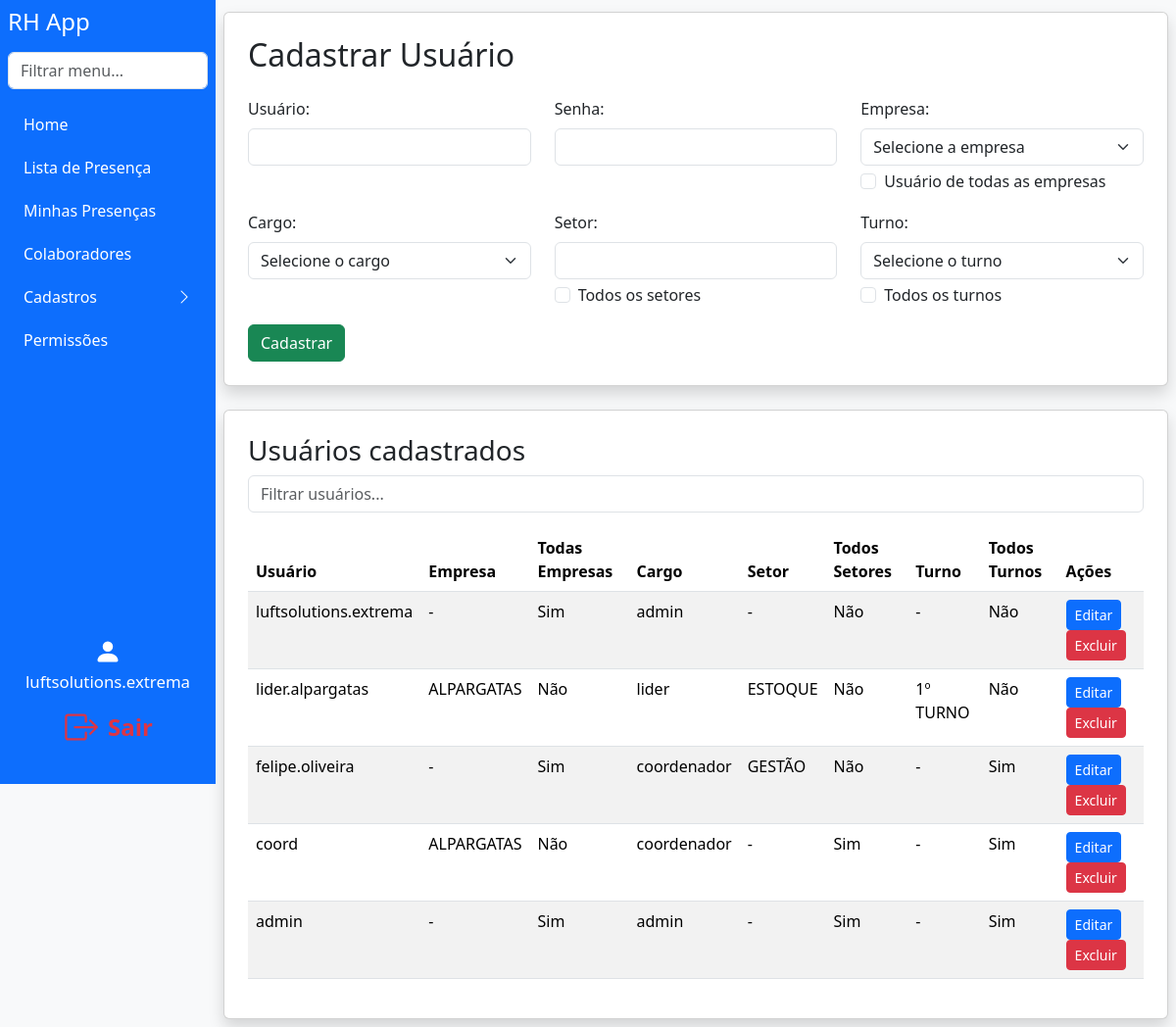
/register_person (signed in), run on an earlier commit of the app's database.
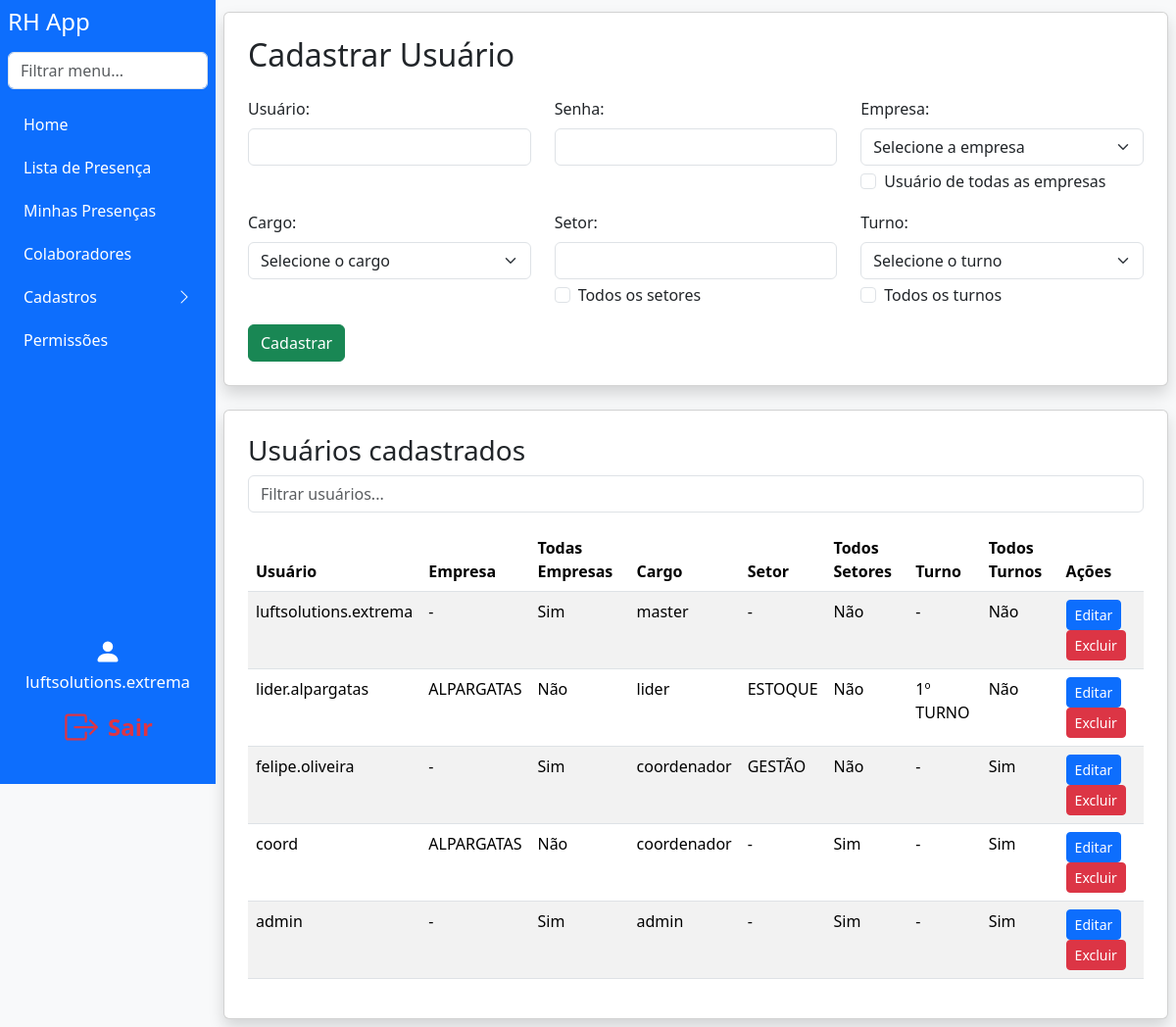
And on a later commit of the database.
### models.py (models this page shows)
class User(db.Model):
    id = db.Column(db.Integer, primary_key=True)
    username = db.Column(db.String(150), unique=True, nullable=False)
    password = db.Column(db.String(150), nullable=False)
    company_id = db.Column(db.Integer, db.ForeignKey('company.id'), nullable=True)
    role = db.Column(db.String(50), nullable=False, default='user')
    all_companies = db.Column(db.Boolean, default=False)
    setor = db.Column(db.String(100), nullable=True)
    turno = db.Column(db.String(50), nullable=True)
    all_setores = db.Column(db.Boolean, default=False)
    all_turnos = db.Column(db.Boolean, default=False)
    setor_id = db.Column(db.Integer, db.ForeignKey('setor.id'))
    setor = db.relationship('Setor')

class Company(db.Model):
    id = db.Column(db.Integer, primary_key=True)
    name = db.Column(db.String(150), unique=True, nullable=False)
    users = db.relationship('User', backref='company', lazy=True)

class Setor(db.Model):
    id = db.Column(db.Integer, primary_key=True)
    nome = db.Column(db.String(100), unique=True, nullable=False)

### app.py (the view, shortened to what this page needs)
@app.route('/register_person', methods=['GET', 'POST'])
def register_person():
    if g.user is None:
        return redirect(url_for('login'))
    if not has_permission(g.user, 'can_access_register_person'):
        flash('Sem acesso. Entre em contato: analiseoperacional.extrema@luftsolutions.com.br')
        return redirect(url_for('index'))
    companies = Company.query.all()
    users = User.query.all()
    return render_template('register_person.html', user=g.user, companies=companies, users=users)

### app.py (called while the page is built)
@app.before_request
def load_logged_in_user():
    user_id = session.get('user_id')
    g.user = None
    if user_id is not None:
        g.user = User.query.get(user_id)

def has_permission(user, perm_field):
    if user.role == 'master' or user.username == MASTER_USER:
        return True
    perm = Permission.query.filter_by(role=user.role).first()
    return getattr(perm, perm_field, False) if perm else False

### templates/register_person.html (shortened to what this page needs)
<!DOCTYPE html>
<html lang="pt-br">
<head>
    <link href="https://cdn.jsdelivr.net/npm/bootstrap@5.3.3/dist/css/bootstrap.min.css" rel="stylesheet">
</head>
<body class="bg-light">
{% extends "navbar.html" %}
{% block content %}
<div class="card shadow p-4 mb-4">
    <h2 class="mb-4">Cadastrar Usuário</h2>
    <form method="POST">
        <div class="row">
            <div class="col-md-4 mb-3">
                <label for="username" class="form-label">Usuário:</label>
                <input type="text" id="username" name="username" class="form-control" required>
            </div>
            <div class="col-md-4 mb-3">
                <label for="password" class="form-label">Senha:</label>
                <input type="password" id="password" name="password" class="form-control" required>
            </div>
            <div class="col-md-4 mb-3">
                <label for="company" class="form-label">Empresa:</label>
                <select id="company" name="company" class="form-select">
                    <option value="">Selecione a empresa</option>
                </select>
                <div class="form-check mt-1">
                    <input class="form-check-input" type="checkbox" value="1" id="all_companies" name="all_companies">
                    <label class="form-check-label" for="all_companies">
                        Usuário de todas as empresas
                    </label>
                </div>
            </div>
            <div class="col-md-4 mb-3">
                <label for="role" class="form-label">Cargo:</label>
                <select id="role" name="role" class="form-select" required>
                    <option value="">Selecione o cargo</option>
                </select>
            </div>
            <div class="col-md-4 mb-3">
                <label for="setor" class="form-label">Setor:</label>
                <input type="text" id="setor" name="setor" class="form-control">
                <div class="form-check mt-1">
                    <input class="form-check-input" type="checkbox" value="1" id="all_setores" name="all_setores">
                    <label class="form-check-label" for="all_setores">
                        Todos os setores
                    </label>
                </div>
            </div>
            <div class="col-md-4 mb-3">
                <label for="turno" class="form-label">Turno:</label>
                <select id="turno" name="turno" class="form-select">
                    <option value="">Selecione o turno</option>
                </select>
                <div class="form-check mt-1">
                    <input class="form-check-input" type="checkbox" value="1" id="all_turnos" name="all_turnos">
                    <label class="form-check-label" for="all_turnos">
                        Todos os turnos
                    </label>
                </div>
            </div>
        </div>
        <button type="submit" class="btn btn-success">Cadastrar</button>
    </form>
</div>
<div class="card shadow p-4">
    <h3>Usuários cadastrados</h3>
    <div class="mb-3">
        <input type="text" class="form-control" id="filtroUsuario" placeholder="Filtrar usuários...">
    </div>
    <table class="table table-striped" id="tabelaUsuarios">
        <thead>
            <tr>
                <th>Usuário</th>
                <th>Empresa</th>
                <th>Todas Empresas</th>
                <th>Cargo</th>
                <th>Setor</th>
                <th>Todos Setores</th>
                <th>Turno</th>
                <th>Todos Turnos</th>
                <th>Ações</th>
            </tr>
        </thead>
        <tbody>
            {% for u in users %}
            <tr>
                <td>{{ u.username }}</td>
                <td>{{ u.company.name if u.company else '-' }}</td>
                <td>{{ 'Sim' if u.all_companies else 'Não' }}</td>
                <td>{{ u.role }}</td>
                <td>{{ u.setor.nome if u.setor else '-' }}</td>
                <td>{{ 'Sim' if u.all_setores else 'Não' }}</td>
                <td>{{ u.turno or '-' }}</td>
                <td>{{ 'Sim' if u.all_turnos else 'Não' }}</td>
                <td>
                    <a href="{{ url_for('edit_user', user_id=u.id) }}" class="btn btn-sm btn-primary">Editar</a>
                    <a href="{{ url_for('delete_user', user_id=u.id) }}" class="btn btn-sm btn-danger" onclick="return confirm('Tem certeza?')">Excluir</a>
                </td>
            </tr>
            {% endfor %}
        </tbody>
    </table>
</div>
{% endblock %}

### templates/navbar.html (shortened to what this page needs)
<div class="d-flex">
  <nav class="sidebar bg-primary text-white p-2 d-flex flex-column"
       style="width: 220px; min-width: 220px; max-width: 220px; height: 100vh; position: fixed; left: 0; top: 0; bottom: 0; z-index: 1040; overflow-y: auto;">
    <h4 class="mb-3">RH App</h4>
    <input class="form-control mb-3" type="text" id="menuSearch" placeholder="Filtrar menu...">
    <ul class="nav flex-column" id="sidebarMenu">
      {% if user and has_permission(user, 'can_access_index') %}
      <li class="nav-item mb-1">
        <a class="nav-link text-white" href="{{ url_for('index') }}">Home</a>
      </li>
      {% endif %}
      {% if user and has_permission(user, 'can_access_lista_presenca') %}
      <li class="nav-item mb-1">
        <a class="nav-link text-white" href="{{ url_for('lista_presenca') }}">Lista de Presença</a>
      </li>
      <li class="nav-item mb-1">
        <a class="nav-link text-white" href="{{ url_for('minhas_presencas') }}">Minhas Presenças</a>
      </li>
      {% endif %}
      {% if user and has_permission(user, 'can_access_colaboradores') %}
      <li class="nav-item mb-1">
        <a class="nav-link text-white" href="{{ url_for('colaboradores') }}">Colaboradores</a>
      </li>
      {% endif %}
      {% set pode_cadastro = (
        has_permission(user, 'can_access_register_person') or
        has_permission(user, 'can_access_register_company') or
        has_permission(user, 'can_access_register_sector')
      ) %}
      {% if user and pode_cadastro %}
      <li class="nav-item mb-1">
        <a class="nav-link text-white d-flex justify-content-between align-items-center"
           data-bs-toggle="collapse"
           href="#cadastrosCollapse"
           role="button"
           aria-expanded="false"
           aria-controls="cadastrosCollapse"
           id="cadastrosToggle">
          Cadastros
          <span id="cadastrosIcon" class="bi bi-chevron-right"></span>
        </a>
      </li>
      {% endif %}
      {% if user and (user.role == 'admin' or user.role == 'master' or user.username == 'luftsolutions.extrema') %}
      <li class="nav-item mb-1">
        <a class="nav-link text-white" href="{{ url_for('permissions') }}">Permissões</a>
      </li>
      {% endif %}
    </ul>
    <div class="mt-auto d-flex flex-column justify-content-end align-items-center"
         style="height: 180px; width: 100%; padding-bottom: 24px;">
      {% if user %}
        <div class="mb-2 w-100 d-flex align-items-center justify-content-center flex-column">
          <span class="mb-1" style="font-size: 1.1rem;">
            <svg xmlns="http://www.w3.org/2000/svg" width="28" height="28" fill="#fff" class="bi bi-person-fill" viewBox="0 0 16 16" style="vertical-align:middle;">
              <path d="M3 14s-1 0-1-1 1-4 6-4 6 3 6 4-1 1-1 1H3zm5-6a3 3 0 1 0 0-6 3 3 0 0 0 0 6z"/>
            </svg>
          </span>
          <span style="font-size: 1.05rem;">{{ user.username }}</span>
        </div>
        <a href="{{ url_for('logout') }}" title="Sair"
           class="btn btn-lg w-100 d-flex align-items-center justify-content-center"
           style="background: none; border: none; color: #dc3545; font-size: 1.5rem;">
          <span style="color:#dc3545; font-weight:600;">Sair</span>
        </a>
      {% endif %}
    </div>
  </nav>
  <div class="flex-grow-1" style="min-height: 100vh; padding: 12px 8px 8px 8px; margin-left: 220px;">
    {% block content %}{% endblock %}
  </div>
</div>
<link rel="stylesheet" href="https://cdn.jsdelivr.net/npm/bootstrap-icons@1.11.3/font/bootstrap-icons.min.css">

What changed in the data, as far as the page shows it:
changed User "luftsolutions.extrema": role "admin" → "master"
